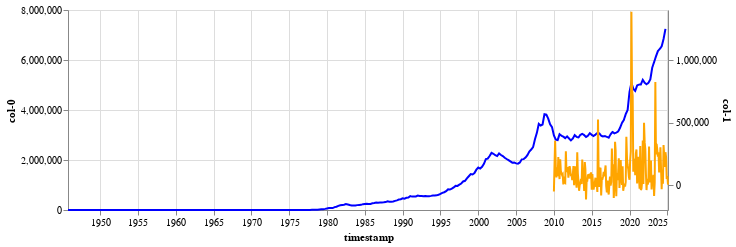

Notebook code for this chart:
### Code cell
#TODO:add to plot
import altair as alt
source = new_df
base = alt.Chart(source.reset_index(), width=600, height=200).encode(x='timestamp:T')
line1 = base.mark_line(stroke='blue').encode(alt.Y('col-0'))#.transform_filter('isValid(datum.line)')
line2 = base.mark_line(stroke='orange').encode(alt.Y('col-1'))
(line1 + line2).resolve_scale(y = 'independent')

### Figure 1 — Vega-Lite specification as saved in the notebook (floating-point values rounded to 4 significant figures; data arrays with more than 128 entries replaced by an {"elided": "..."} marker saying what was removed)
{"config": {"view": {"continuousWidth": 300, "continuousHeight": 300}}, "layer": [{"mark": {"type": "line", "stroke": "blue"}, "encoding": {"x": {"field": "timestamp", "type": "temporal"}, "y": {"field": "col-0", "type": "quantitative"}}}, {"mark": {"type": "line", "stroke": "orange"}, "encoding": {"x": {"field": "timestamp", "type": "temporal"}, "y": {"field": "col-1", "type": "quantitative"}}}], "data": {"name": "data-023edeed9c41a2a47cadd147faaf1e6f"}, "height": 200, "resolve": {"scale": {"y": "independent"}}, "width": 600, "$schema": "https://vega.github.io/schema/vega-lite/v5.20.1.json", "datasets": {"data-023edeed9c41a2a47cadd147faaf1e6f": {"elided": "439 records"}}}
